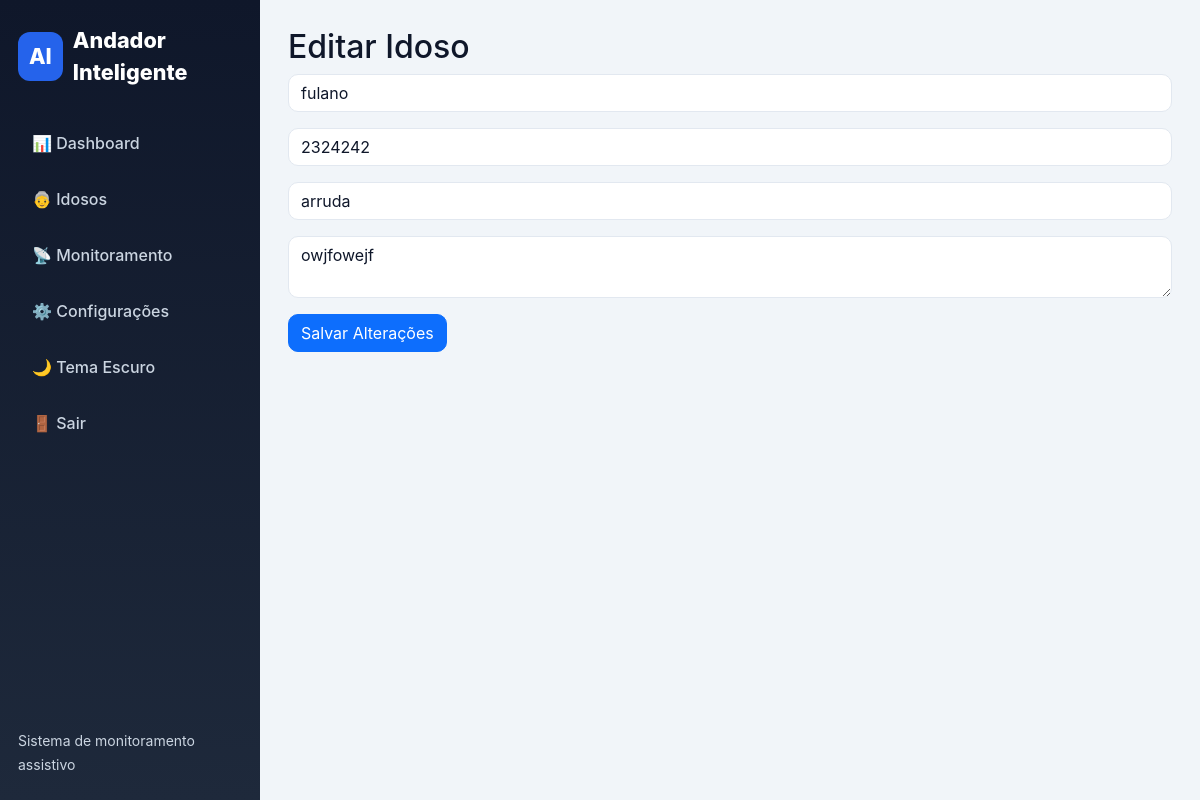
/idosos/editar/1 (signed in), run on the app's committed database.
### models.py (models this page shows)
class Idoso(db.Model):
    __tablename__ = "idosos"
    id = db.Column(
        db.Integer,
        primary_key=True
    )
    usuario_id = db.Column(
        db.Integer,
        db.ForeignKey("usuarios.id"),
        nullable=False
    )
    nome = db.Column(
        db.String(100),
        nullable=False
    )
    data_nascimento = db.Column(
        db.Date
    )
    telefone = db.Column(
        db.String(20)
    )
    endereco = db.Column(
        db.String(255)
    )
    foto = db.Column(
        db.String(255)
    )
    observacoes = db.Column(
        db.Text
    )
    ativo = db.Column(
        db.Boolean,
        default=True
    )

### app.py (the view, shortened to what this page needs)
@app.route(
    "/idosos/editar/<int:idoso_id>",
    methods=[
        "GET",
        "POST"
    ]
)
def editar_idoso(idoso_id):
    if "usuario_id" not in session:
        return redirect(
            "/login"
        )
    idoso = Idoso.query.filter_by(
        id=idoso_id,
        usuario_id=session[
            "usuario_id"
        ]
    ).first_or_404()
    return render_template(
        "editar_idoso.html",
        idoso=idoso
    )

### projeto-andador-flask/templates/editar_idoso.html
{% extends 'base.html' %}
{% block conteudo %}
<h2>Editar Idoso</h2>
<form method="POST">
    <input
        name="nome"
        value="{{ idoso.nome }}"
        class="form-control mb-3">
    <input
        name="telefone"
        value="{{ idoso.telefone }}"
        class="form-control mb-3">
    <input
        name="endereco"
        value="{{ idoso.endereco }}"
        class="form-control mb-3">
    <textarea
        name="observacoes"
        class="form-control mb-3">{{ idoso.observacoes }}</textarea>
    <button
        class="btn btn-primary">
        Salvar Alterações
    </button>
</form>
{% endblock %}

### projeto-andador-flask/static/css/style.css (style rules this page uses)
:root { --primary: #2563eb; --primary-dark: #1e40af; --bg: #f1f5f9; --card-bg: #ffffff; --text: #0f172a; --muted: #64748b; --border: #e2e8f0; --sidebar-bg: linear-gradient(180deg, #0f172a, #1e293b); --sidebar-text: #cbd5e1; --danger: #dc2626; --success: #16a34a; --warning: #f59e0b; --shadow: 0 10px 30px rgba(15, 23, 42, 0.06); }
* { box-sizing: border-box; }
body { background: var(--bg); font-family: -apple-system, BlinkMacSystemFont, "Segoe UI", sans-serif; color: var(--text); transition: background 0.2s, color 0.2s; }
.btn { border-radius: 10px; }
.form-control, .form-select, textarea { border-radius: 10px; background: var(--card-bg); color: var(--text); border: 1px solid var(--border); }

### data on the page
Idoso: nome "fulano", telefone "2324242", endereco "arruda", observacoes "owjfowejf"
